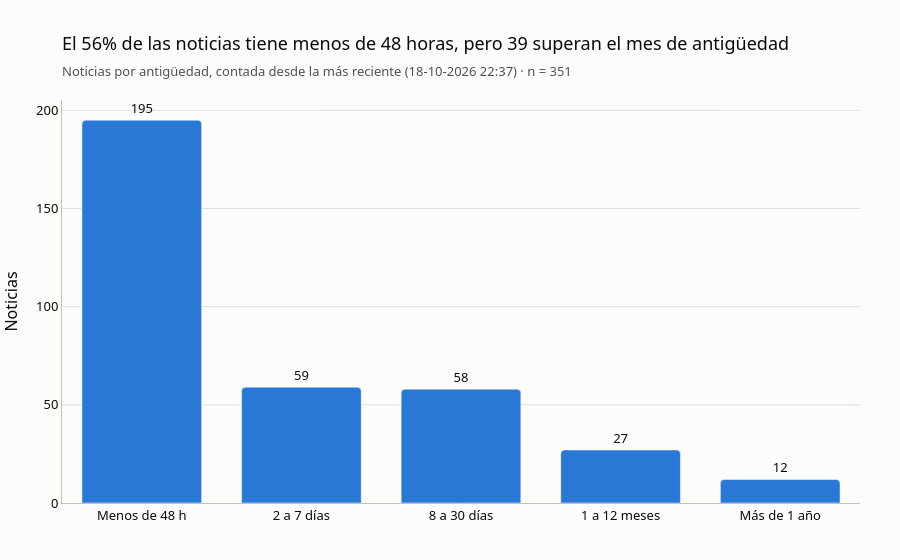

The code cell stored with this chart in its notebook:
### Markdown cell above
### 4.2 Distribución de noticias por rango de fechas

### Code cell
RANGOS = ["Menos de 48 h", "2 a 7 días", "8 a 30 días", "1 a 12 meses", "Más de 1 año"]
referencia = eda["fecha"].max()
dias = (referencia - eda["fecha"]).dt.total_seconds() / 86_400
eda["antiguedad"] = pd.cut(dias, bins=[-0.001, 2, 7, 30, 365, float("inf")], labels=RANGOS)

por_rango = eda["antiguedad"].value_counts(sort=False).rename_axis("antiguedad").reset_index(name="noticias")
recientes = por_rango.loc[0, "noticias"] / total
mas_de_un_mes = por_rango.loc[por_rango["antiguedad"].isin(RANGOS[3:]), "noticias"].sum()

fig = px.bar(
    por_rango,
    x="antiguedad",
    y="noticias",
    text="noticias",
    color_discrete_sequence=[AZUL],
    labels={"antiguedad": "", "noticias": "Noticias"},
    title=f"El {recientes:.0%} de las noticias tiene menos de 48 horas, pero {mas_de_un_mes} superan el mes de antigüedad",
)
fig.update_traces(textposition="outside", cliponaxis=False, hovertemplate="%{x}: %{y} noticias<extra></extra>")
estilo(fig, f"Noticias por antigüedad, contada desde la más reciente ({referencia:%d-%m-%Y %H:%M}) · n = {total}").show()

### Figure 1 — Plotly figure (JSON) as saved in the notebook; plotly's stock layout.template omitted (floating-point values rounded to 4 significant figures)
{"data": [{"cliponaxis": false, "hovertemplate": "%{x}: %{y} noticias<extra></extra>", "legendgroup": "", "marker": {"color": "#2a78d6", "cornerradius": 4, "pattern": {"shape": ""}}, "name": "", "orientation": "v", "showlegend": false, "text": [195.0, 59.0, 58.0, 27.0, 12.0], "textposition": "outside", "type": "bar", "x": ["Menos de 48 h", "2 a 7 días", "8 a 30 días", "1 a 12 meses", "Más de 1 año"], "xaxis": "x", "y": [195, 59, 58, 27, 12], "yaxis": "y"}], "layout": {"bargap": 0.25, "barmode": "relative", "font": {"color": "#0b0b0b", "family": "system-ui, -apple-system, Segoe UI, sans-serif", "size": 13}, "legend": {"tracegroupgap": 0}, "margin": {"b": 50, "l": 10, "r": 40, "t": 100}, "paper_bgcolor": "#fcfcfb", "plot_bgcolor": "#fcfcfb", "showlegend": false, "title": {"subtitle": {"font": {"color": "#52514e", "size": 13}, "text": "Noticias por antigüedad, contada desde la más reciente (18-10-2026 22:37) · n = 351"}, "text": "El 56% de las noticias tiene menos de 48 horas, pero 39 superan el mes de antigüedad", "x": 0, "xref": "paper"}, "xaxis": {"anchor": "y", "domain": [0, 1], "gridcolor": "#e1e0d9", "linecolor": "#c3c2b7", "showgrid": false, "title": {"text": ""}, "zeroline": false}, "yaxis": {"anchor": "x", "domain": [0, 1], "gridcolor": "#e1e0d9", "linecolor": "#c3c2b7", "showgrid": true, "title": {"text": "Noticias"}, "zeroline": false}}}
